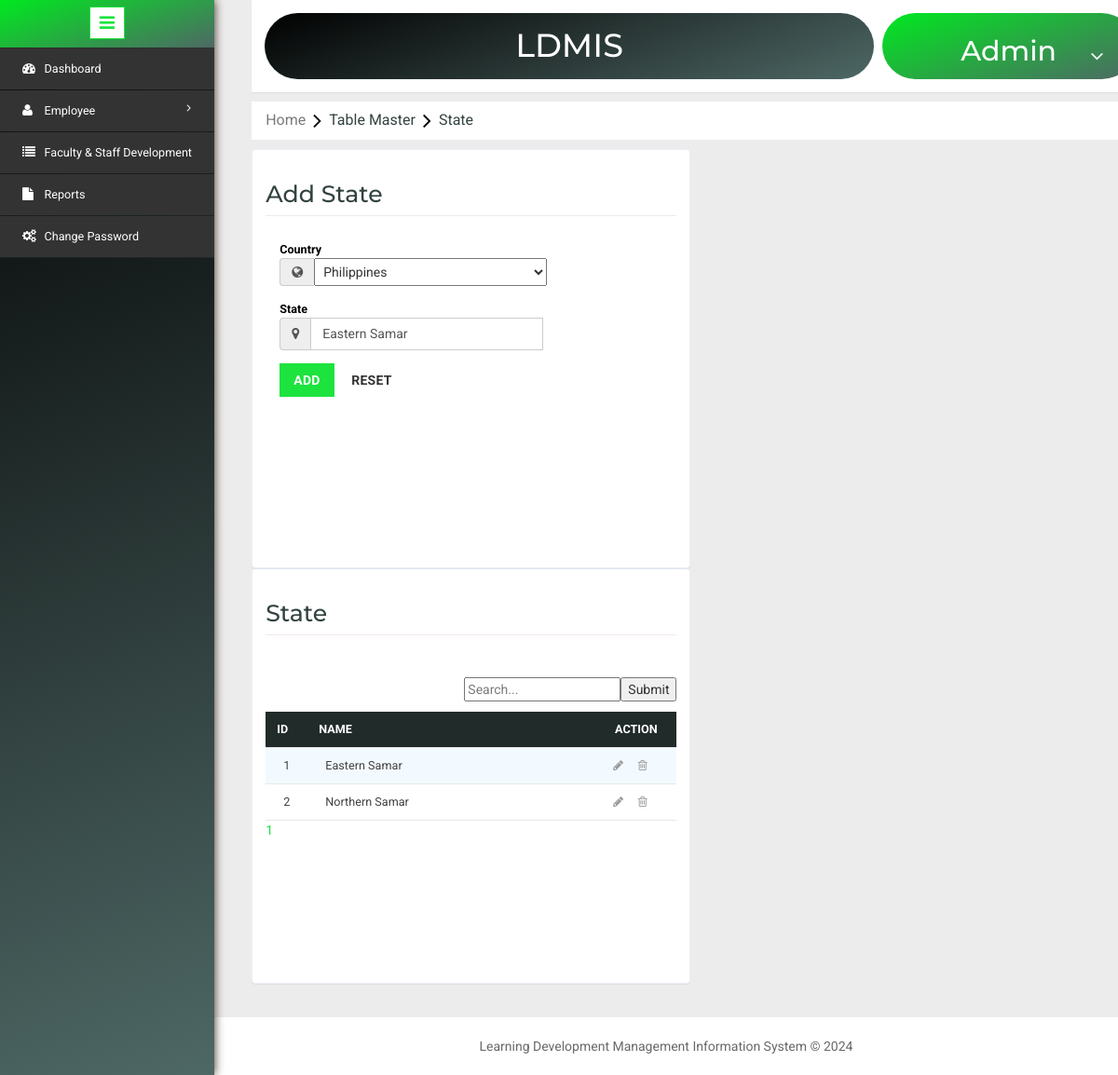
/state.php?stateedit=1 (signed in), run on the app's committed database.
### tables this page shows
CREATE TABLE `state` (
  `StateId` int(11) NOT NULL,
  `CountryId` int(11) NOT NULL,
  `Name` varchar(200) NOT NULL
);

CREATE TABLE `country` (
  `CountryId` int(11) NOT NULL,
  `Name` varchar(200) NOT NULL
);

### state.php (the view, shortened to what this page needs)
<?php include('header.php'); ?>
<?php
	$dbs = new database();
	$db=$dbs->connection();
  $name="";
  $id="";
	$countryn = mysqli_query($db,"select * from country  ORDER BY Name");
  if(isset($_GET['stateedit']))
  {
    $stateid = $_GET['stateedit'];
    $edit = mysqli_query($db,"select * from state where StateId='$stateid'");
    $row = mysqli_fetch_assoc($edit);
    $name=$row['Name'];
    $id=$row['CountryId'];
  }
  $page="";
  if(isset($_GET['searcstate']))
  {
    $SearchStateName = $_GET['searcstate'];
    $RecordeLimit = 5;
    $searchState = mysqli_query($db,"select count(StateId) as total from state where Name like '%".$SearchStateName."%'");
    $SName = mysqli_fetch_array($searchState);
    $number_of_row =ceil($SName['total']/5);
    if(isset($_GET['bn']) && intval($_GET['bn']) <= $number_of_row && intval($_GET['bn'] !=0))
    {
      $Skip = (intval($_GET["bn"]) * $RecordeLimit) - $RecordeLimit;
      $sql = mysqli_query($db,"select * from state where Name like '%".$SearchStateName."%' LIMIT $Skip,$RecordeLimit ");
    }
    else
    {
      $sql = mysqli_query($db,"select * from state where Name like '%".$SearchStateName."%' LIMIT $RecordeLimit ");
    }
    for($i=0;$i<$number_of_row;$i++)
    {
      $d = $i+1;
      if(isset($_GET["searcstate"]))
      {
        $page .= "<a href='state.php?searcstate=$SearchStateName&bn=$d'>$d</a>&nbsp &nbsp &nbsp";
      }
      else
      {
        $page .= "<a href='state.php?bn=$d'>$d</a>&nbsp &nbsp &nbsp";
      }
    }
  }
  else
  {
    $RecordeLimit = 5;
    $searchState = mysqli_query($db,"select count(StateId) as total from state ");
    $SName = mysqli_fetch_array($searchState);
    $number_of_row =ceil($SName['total']/5);
    if(isset($_GET['bn']) && intval($_GET['bn']) <= $number_of_row && intval($_GET['bn'] != 0 ))
    {
      $Skip = (intval($_GET["bn"]) * $RecordeLimit) - $RecordeLimit;
      $sql = mysqli_query($db,"select * from state LIMIT $Skip,$RecordeLimit");
    }
    else
    {
      $sql = mysqli_query($db,"select * from state LIMIT $RecordeLimit");
    }
    for($i=0;$i<$number_of_row;$i++)
    {
        $d = $i+1;
        $page .= "<a href='state.php?bn=$d'>$d</a>&nbsp &nbsp &nbsp";
    }
  }
?>
<link rel="stylesheet" type="text/css" href="css/table-style.css" />
<ol class="breadcrumb" style="margin: 10px 0px ! important;">
    <li class="breadcrumb-item"><a href="Home.php">Home</a><i class="fa fa-angle-right"></i>Table Master<i class="fa fa-angle-right"></i>State</li>
</ol>
<div class="validation-system" style="margin-top: 0;">
 		<div class="validation-form" style="overflow: auto; margin-right:20px; height: 450px; width: 49%; float: left;">
        <form method="POST" action="controller/ccity.php?stateedit=<?php echo isset($row['StateId']) ? $row['StateId'] : ''; ?>">
        <div class="vali-form-group" >
        <h2>Add State</h2>
        	<div class="col-md-3 control-label">
              <label class="control-label">Country</label>
              <div class="input-group">
                  <span class="input-group-addon">
              <i class="fa fa-globe" aria-hidden="true"></i>
              </span>
              <select name="country" style="text-transform: capitalize; width: 250px;"  required>
                <?php while($rw = mysqli_fetch_assoc($countryn)){ ?>
                	<option value="<?php echo $rw["CountryId"]; ?>" <?php if($id==$rw["CountryId"]){ echo "selected"; } ?>> <?php echo $rw["Name"]; ?> </option>
                <?php } ?>
              </select>
              </div>
            </div>
          	<div class="col-md-3 control-label">
            	<label class="control-label">State</label>
              	<div class="input-group">
                  	<span class="input-group-addon">
              			<i class="fa fa-map-marker" aria-hidden="true"></i>
              		</span>
              	<input type="text" name="state" required="" value="<?php echo $name; ?>" placeholder="State Name" class="form-control" style="width: 250px; height: 35px; float: right;">
              	</div>
            </div>
        </div>
            <div class="col-md-12 form-group">
              <button type="submit" name="addstates" class="btn btn-primary">Add</button>
              <button type="reset" class="btn btn-default">Reset</button>
            </div>
          <div class="clearfix"> </div>
        </form>
 </div>
 <div class="validation-form" style="width: 49%; overflow: auto;">
 		<div style="height: 396px;">
					<div class="w3l-table-info">
					  <h2>State</h2>
					  <br>
					  <form method="GET" action="#">
					  	<input style="float: right;" type="submit" name="searchstate" >
					  	<input style="float: right;" placeholder="Search..." type="search-box" name="searcstate" value="<?php echo(isset($_GET['searcstate']))?$_GET['searcstate']:"";?>"><br>
					  </form>
					    <table id="table">
						<thead>
						  <tr>
						  	<th>Id</th>
							<th style="width: 5000px;">Name</th>
							<th style="text-align: center; width: 450px;">Action</th>
						  </tr>
						</thead>
						<tbody>
						<?php $i=1; while($row = mysqli_fetch_assoc($sql)) { ?>
						<tr>
							<td><?php if(isset($_GET['bn'])==0){ echo $i; } else{ echo ($_GET['bn']-1)*5+$i; } $i++;?></td>
							<td><?php echo ucfirst($row['Name']); ?></td>
							<td><a href="?stateedit=<?php echo $row['StateId']; ?>"><i class="fa fa-pencil" aria-hidden="true"></i></a>&nbsp;&nbsp;&nbsp;&nbsp;&nbsp;<a href="controller/ccity.php?statedelete=<?php echo $row['StateId']; ?>"><i class="fa fa-trash-o" aria-hidden="true"></i></a></td>
						 </tr>
						<?php } ?>
						</tbody>
					  </table>
            <div><?php echo $page; ?></div>
					</div>
      </div>
 </div>
</div>
<?php include('footer.php'); ?>

### css/table-style.css (style rules this page uses)
table { background: white; border-collapse: collapse; margin: 1.25em 0 0; width: 100%; }
table tr, table th, table td { border: none; border-bottom: 1px solid #e8e8e8; font-size: .95em; }
table th, table td { padding: 10px 12px; text-align: left; }
table th { background: #212b2a; color: #fff; text-transform: uppercase; }
table tr td { background: #f3faff; color: #424242; }
table tr:nth-of-type(2n+2) td { background: #ffffff; }
table { width: 100%; }

### data on the page
state: country "Philippines", state "Eastern Samar", Name "Eastern Samar"
state: Name "Northern Samar"

### other printed values
$d "1"
